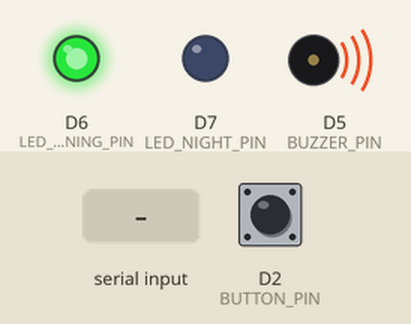
This sketch was run on a simulated ESP8266 (NodeMCU). On the bench: output pins drawn as LEDs (lit = HIGH), buzzer (waves = sounding). Dashed ring = blinking. The test bench sets the inputs (shaded band); at power-on: D2 (BUTTON_PIN) HIGH. WiFi joins after 1.5 s; servers stay silent unless stated; network time is answered at once with the bench clock; the local clock reads 2024-03-15 10:24:30 at power-on unless the sketch sets it; what the sketch prints to the serial monitor is not drawn.

Above: at 4.6 s.
4.7 s: D2 (BUTTON_PIN) pulled LOW for 0.15 s
6.3 s: "2\n" received over Serial
At 7.2 s:
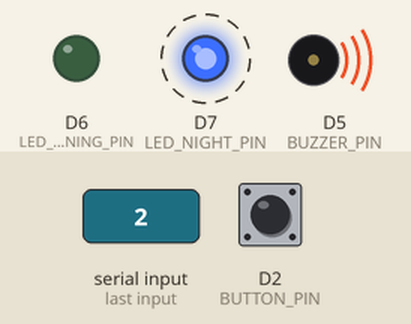
9.3 s: "1\n" received over Serial
At 9.7 s:
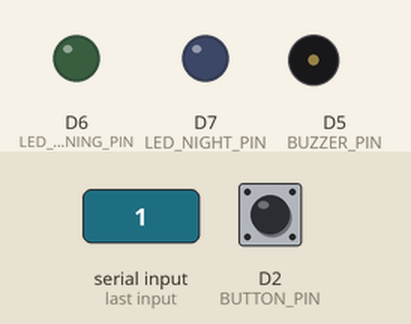
12.3 s: "NIGHT\n" received over Serial
At 13.2 s:
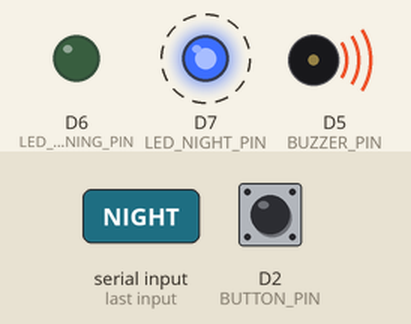
15.3 s: D2 (BUTTON_PIN) pulsed LOW 2 times (0.12 s each, 0.3 s apart)
At 16.4 s:
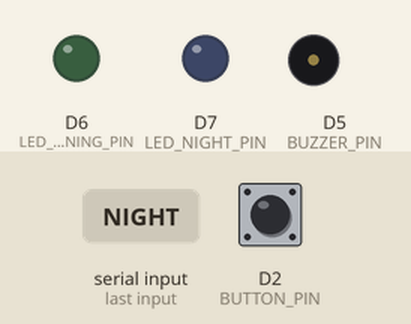
Timing chart, 0 to 18.3 s (numbered marks = the images above; inputs shaded):
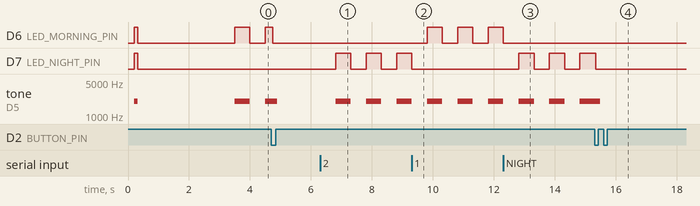

Measured:
- after the input at 6.3 s, D7 (LED_NIGHT_PIN): alternates HIGH for 0.50 s and LOW for 0.50 s, starting after 0.51 s; tone on D5 (BUZZER_PIN): alternates 2000 Hz for 0.50 s and silent for 0.50 s, starting after 0.51 s
- after the input at 9.3 s, D6 (LED_MORNING_PIN): alternates HIGH for 0.50 s and LOW for 0.50 s, starting after 0.51 s; D7 (LED_NIGHT_PIN): goes on until 9.3 s, then stays LOW
- after the input at 12.3 s, D6 (LED_MORNING_PIN): goes on until 12.3 s, then stays LOW; D7 (LED_NIGHT_PIN): alternates HIGH for 0.50 s and LOW for 0.50 s, starting after 0.51 s
- after the input at 15.3 s, D7 (LED_NIGHT_PIN): goes on until 15.3 s, then stays LOW

The sketch:

medicare_simulation.ino
```cpp
/*
 * =====================================================================================
 *  PROJECT: MEDICARE MONITOR — Wokwi Hardware Simulation Firmware
 *  BOARD: ESP8266 NodeMCU ESP-12E
 * =====================================================================================
 *  Pin Mapping:
 *  - Morning LED: D6 (GPIO 12)
 *  - Night LED:   D7 (GPIO 13)
 *  - Buzzer:      D5 (GPIO 14)
 *  - Button:      D2 (GPIO 4, INPUT_PULLUP)
 * =====================================================================================
 */

#include <ESP8266WiFi.h>
#include <WiFiUdp.h>
#include <NTPClient.h>

#define BUTTON_PIN      4   // D2
#define BUZZER_PIN      14  // D5
#define LED_MORNING_PIN 12  // D6
#define LED_NIGHT_PIN   13  // D7

// Network
const char* ssid = "Wokwi-GUEST";
const char* password = "";

// IST Time: UTC + 5:30 (19800s)
WiFiUDP ntpUDP;
NTPClient timeClient(ntpUDP, "pool.ntp.org", 19800, 60000);

enum SystemState {
  STATE_IDLE,
  STATE_MORNING_ACTIVE,
  STATE_NIGHT_ACTIVE
};

SystemState currentState = STATE_IDLE;
unsigned long alarmStartTime = 0;
const unsigned long TIMEOUT_MS = 20000; // 20s demonstration timeout
unsigned long lastBlink = 0;
bool blinkState = false;

void soundBuzzer(bool on) {
  if (on) {
    tone(BUZZER_PIN, 2000);
  } else {
    noTone(BUZZER_PIN);
    digitalWrite(BUZZER_PIN, LOW);
  }
}

void stopAlarm() {
  soundBuzzer(false);
  digitalWrite(LED_MORNING_PIN, LOW);
  digitalWrite(LED_NIGHT_PIN, LOW);
  currentState = STATE_IDLE;
}

void triggerMorning() {
  stopAlarm();
  currentState = STATE_MORNING_ACTIVE;
  alarmStartTime = millis();
  Serial.println(F("\n>>> [WOKWI] MORNING REMINDER ACTIVE! D6 LED Blinking + Buzzer Sounding."));
  Serial.println(F(">>> Press the RED Confirmation Button on D2 within 20 seconds!"));
}

void triggerNight() {
  stopAlarm();
  currentState = STATE_NIGHT_ACTIVE;
  alarmStartTime = millis();
  Serial.println(F("\n>>> [WOKWI] NIGHT REMINDER ACTIVE! D7 LED Blinking + Buzzer Sounding."));
  Serial.println(F(">>> Press the RED Confirmation Button on D2 within 20 seconds!"));
}

void confirmMedicine() {
  Serial.println(F("\n✅ [WOKWI] BUTTON PRESSED! Medicine Confirmed by Patient."));
  Serial.println(F("Buzzer stopped. LED stopped. Status updated to CONFIRMED."));
  stopAlarm();

  // Audio chirp feedback
  soundBuzzer(true);
  delay(150);
  soundBuzzer(false);
}

void timeoutMissed() {
  Serial.println(F("\n🚨 [WOKWI] TIMEOUT EXPIRED (20 seconds without confirmation)!"));
  Serial.println(F("Medicine MISSED. Stopping alarm and triggering Telegram Push Alert to Caretaker!"));
  stopAlarm();
}

void setup() {
  Serial.begin(115200);
  delay(200);

  pinMode(BUTTON_PIN, INPUT_PULLUP);
  pinMode(BUZZER_PIN, OUTPUT);
  pinMode(LED_MORNING_PIN, OUTPUT);
  pinMode(LED_NIGHT_PIN, OUTPUT);

  // Self-test flash
  digitalWrite(LED_MORNING_PIN, HIGH);
  digitalWrite(LED_NIGHT_PIN, HIGH);
  soundBuzzer(true);
  delay(120);
  digitalWrite(LED_MORNING_PIN, LOW);
  digitalWrite(LED_NIGHT_PIN, LOW);
  soundBuzzer(false);

  Serial.println(F("\n======================================================="));
  Serial.println(F("🏥 MEDICARE MONITOR — WOKWI SIMULATION RUNNING"));
  Serial.println(F("   D6: Morning LED | D7: Night LED | D5: Buzzer | D2: Button"));
  Serial.println(F("======================================================="));

  WiFi.mode(WIFI_STA);
  WiFi.begin(ssid, password);
  Serial.print(F("Connecting to Wokwi virtual WiFi..."));
  int retries = 0;
  while (WiFi.status() != WL_CONNECTED && retries < 20) {
    delay(200);
    Serial.print(F("."));
    retries++;
  }

  if (WiFi.status() == WL_CONNECTED) {
    Serial.printf("\nConnected! Virtual IP: %s\n", WiFi.localIP().toString().c_str());
    timeClient.begin();
    timeClient.update();
    Serial.printf("Synchronized Time (IST): %s\n", timeClient.getFormattedTime().c_str());
  } else {
    Serial.println(F("\nSimulation continuing in Standalone Mode."));
  }

  Serial.println(F("\nCOMMANDS IN SERIAL MONITOR:"));
  Serial.println(F("  '1' or 'MORNING' -> Activate Morning Reminder (D6 + Buzzer)"));
  Serial.println(F("  '2' or 'NIGHT'   -> Activate Night Reminder (D7 + Buzzer)"));
  Serial.println(F("  'C' or 'CONFIRM' -> Simulate Button Confirmation"));
  Serial.println(F("  '0' or 'STOP'    -> Stop Alarm\n"));

  // Automatically demonstrate Morning reminder after 4 seconds
  delay(1500);
  triggerMorning();
}

void loop() {
  // Blink active LED and sound buzzer
  if (currentState != STATE_IDLE) {
    if (millis() - alarmStartTime >= TIMEOUT_MS) {
      timeoutMissed();
    } else {
      if (millis() - lastBlink >= 500) {
        lastBlink = millis();
        blinkState = !blinkState;

        if (currentState == STATE_MORNING_ACTIVE) {
          digitalWrite(LED_MORNING_PIN, blinkState ? HIGH : LOW);
        } else if (currentState == STATE_NIGHT_ACTIVE) {
          digitalWrite(LED_NIGHT_PIN, blinkState ? HIGH : LOW);
        }

        soundBuzzer(blinkState);
      }
    }
  }

  // Physical Button on D2 (INPUT_PULLUP -> Active LOW)
  if (digitalRead(BUTTON_PIN) == LOW) {
    delay(40); // Debounce
    if (digitalRead(BUTTON_PIN) == LOW) {
      if (currentState != STATE_IDLE) {
        confirmMedicine();
      } else {
        Serial.println(F("[BUTTON] Click detected."));
      }

      while (digitalRead(BUTTON_PIN) == LOW) {
        delay(10);
      }
    }
  }

  // Serial Monitor Commands
  if (Serial.available() > 0) {
    String cmd = Serial.readStringUntil('\n');
    cmd.trim();
    cmd.toUpperCase();

    if (cmd == "1" || cmd == "MORNING") {
      triggerMorning();
    } else if (cmd == "2" || cmd == "NIGHT") {
      triggerNight();
    } else if (cmd == "C" || cmd == "CONFIRM" || cmd == "BUTTON") {
      confirmMedicine();
    } else if (cmd == "0" || cmd == "STOP") {
      stopAlarm();
      Serial.println(F("Alarm stopped."));
    }
  }
}
```
